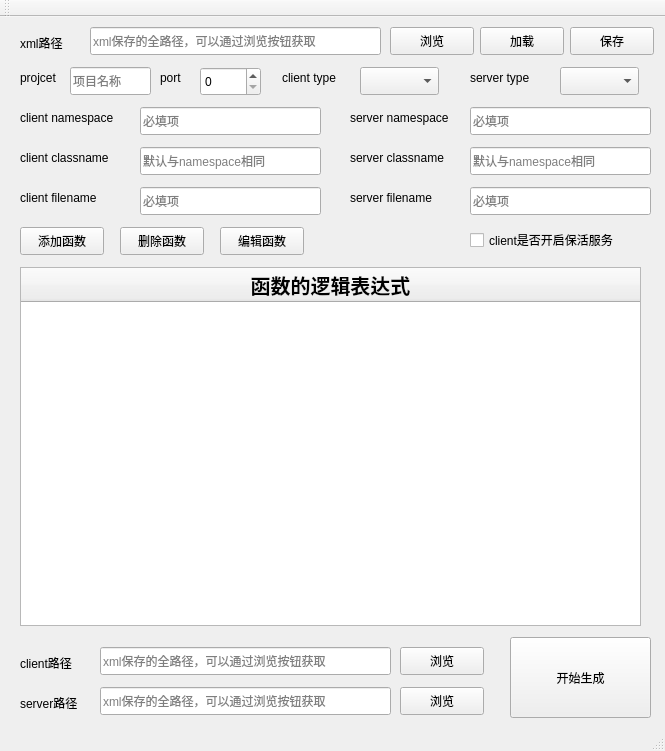
<?xml version="1.0" encoding="UTF-8"?>
<ui version="4.0">
 <class>main_window</class>
 <widget class="QMainWindow" name="main_window">
  <property name="geometry">
   <rect>
    <x>0</x>
    <y>0</y>
    <width>665</width>
    <height>751</height>
   </rect>
  </property>
  <property name="windowTitle">
   <string>通信代码生成工具</string>
  </property>
  <widget class="QWidget" name="centralWidget">
   <widget class="QPushButton" name="load_xml">
    <property name="geometry">
     <rect>
      <x>480</x>
      <y>10</y>
      <width>84</width>
      <height>28</height>
     </rect>
    </property>
    <property name="text">
     <string>加载</string>
    </property>
   </widget>
   <widget class="QPushButton" name="save_xml">
    <property name="geometry">
     <rect>
      <x>570</x>
      <y>10</y>
      <width>84</width>
      <height>28</height>
     </rect>
    </property>
    <property name="text">
     <string>保存</string>
    </property>
   </widget>
   <widget class="QLineEdit" name="xml_path">
    <property name="geometry">
     <rect>
      <x>90</x>
      <y>10</y>
      <width>291</width>
      <height>28</height>
     </rect>
    </property>
    <property name="placeholderText">
     <string>xml保存的全路径，可以通过浏览按钮获取</string>
    </property>
   </widget>
   <widget class="QPushButton" name="view_bt">
    <property name="geometry">
     <rect>
      <x>390</x>
      <y>10</y>
      <width>84</width>
      <height>28</height>
     </rect>
    </property>
    <property name="text">
     <string>浏览</string>
    </property>
   </widget>
   <widget class="QLabel" name="label">
    <property name="geometry">
     <rect>
      <x>20</x>
      <y>10</y>
      <width>63</width>
      <height>31</height>
     </rect>
    </property>
    <property name="text">
     <string>xml路径</string>
    </property>
   </widget>
   <widget class="QLineEdit" name="project">
    <property name="geometry">
     <rect>
      <x>70</x>
      <y>50</y>
      <width>81</width>
      <height>28</height>
     </rect>
    </property>
    <property name="placeholderText">
     <string>项目名称</string>
    </property>
   </widget>
   <widget class="QLabel" name="label_2">
    <property name="geometry">
     <rect>
      <x>20</x>
      <y>40</y>
      <width>63</width>
      <height>41</height>
     </rect>
    </property>
    <property name="text">
     <string>projcet</string>
    </property>
   </widget>
   <widget class="QLabel" name="label_3">
    <property name="geometry">
     <rect>
      <x>160</x>
      <y>40</y>
      <width>63</width>
      <height>41</height>
     </rect>
    </property>
    <property name="text">
     <string>port</string>
    </property>
   </widget>
   <widget class="QLabel" name="label_4">
    <property name="geometry">
     <rect>
      <x>282</x>
      <y>40</y>
      <width>71</width>
      <height>41</height>
     </rect>
    </property>
    <property name="text">
     <string>client type</string>
    </property>
   </widget>
   <widget class="QComboBox" name="comboBox_cli">
    <property name="geometry">
     <rect>
      <x>360</x>
      <y>50</y>
      <width>79</width>
      <height>28</height>
     </rect>
    </property>
   </widget>
   <widget class="QSpinBox" name="port_box">
    <property name="geometry">
     <rect>
      <x>200</x>
      <y>50</y>
      <width>61</width>
      <height>29</height>
     </rect>
    </property>
    <property name="maximum">
     <number>65536</number>
    </property>
   </widget>
   <widget class="QComboBox" name="comboBox_serv">
    <property name="geometry">
     <rect>
      <x>560</x>
      <y>50</y>
      <width>79</width>
      <height>28</height>
     </rect>
    </property>
   </widget>
   <widget class="QLabel" name="label_5">
    <property name="geometry">
     <rect>
      <x>470</x>
      <y>40</y>
      <width>81</width>
      <height>41</height>
     </rect>
    </property>
    <property name="text">
     <string>server type</string>
    </property>
   </widget>
   <widget class="QLabel" name="label_6">
    <property name="geometry">
     <rect>
      <x>20</x>
      <y>80</y>
      <width>121</width>
      <height>41</height>
     </rect>
    </property>
    <property name="text">
     <string>client namespace</string>
    </property>
   </widget>
   <widget class="QLineEdit" name="cli_namespace">
    <property name="geometry">
     <rect>
      <x>140</x>
      <y>90</y>
      <width>181</width>
      <height>28</height>
     </rect>
    </property>
    <property name="placeholderText">
     <string>必填项</string>
    </property>
   </widget>
   <widget class="QLabel" name="label_7">
    <property name="geometry">
     <rect>
      <x>350</x>
      <y>80</y>
      <width>121</width>
      <height>41</height>
     </rect>
    </property>
    <property name="text">
     <string>server namespace</string>
    </property>
   </widget>
   <widget class="QLineEdit" name="serv_namespace">
    <property name="geometry">
     <rect>
      <x>470</x>
      <y>90</y>
      <width>181</width>
      <height>28</height>
     </rect>
    </property>
    <property name="placeholderText">
     <string>必填项</string>
    </property>
   </widget>
   <widget class="QLineEdit" name="serv_classname">
    <property name="geometry">
     <rect>
      <x>470</x>
      <y>130</y>
      <width>181</width>
      <height>28</height>
     </rect>
    </property>
    <property name="placeholderText">
     <string>默认与namespace相同</string>
    </property>
   </widget>
   <widget class="QLabel" name="label_8">
    <property name="geometry">
     <rect>
      <x>20</x>
      <y>120</y>
      <width>121</width>
      <height>41</height>
     </rect>
    </property>
    <property name="text">
     <string>client classname</string>
    </property>
   </widget>
   <widget class="QLineEdit" name="cli_classname">
    <property name="geometry">
     <rect>
      <x>140</x>
      <y>130</y>
      <width>181</width>
      <height>28</height>
     </rect>
    </property>
    <property name="placeholderText">
     <string>默认与namespace相同</string>
    </property>
   </widget>
   <widget class="QLabel" name="label_9">
    <property name="geometry">
     <rect>
      <x>350</x>
      <y>120</y>
      <width>121</width>
      <height>41</height>
     </rect>
    </property>
    <property name="text">
     <string>server classname</string>
    </property>
   </widget>
   <widget class="QLabel" name="label_10">
    <property name="geometry">
     <rect>
      <x>20</x>
      <y>160</y>
      <width>121</width>
      <height>41</height>
     </rect>
    </property>
    <property name="text">
     <string>client filename</string>
    </property>
   </widget>
   <widget class="QLineEdit" name="cli_file">
    <property name="geometry">
     <rect>
      <x>140</x>
      <y>170</y>
      <width>181</width>
      <height>28</height>
     </rect>
    </property>
    <property name="placeholderText">
     <string>必填项</string>
    </property>
   </widget>
   <widget class="QLineEdit" name="serv_file">
    <property name="geometry">
     <rect>
      <x>470</x>
      <y>170</y>
      <width>181</width>
      <height>28</height>
     </rect>
    </property>
    <property name="placeholderText">
     <string>必填项</string>
    </property>
   </widget>
   <widget class="QLabel" name="label_11">
    <property name="geometry">
     <rect>
      <x>350</x>
      <y>160</y>
      <width>121</width>
      <height>41</height>
     </rect>
    </property>
    <property name="text">
     <string>server filename</string>
    </property>
   </widget>
   <widget class="QPushButton" name="add_func">
    <property name="geometry">
     <rect>
      <x>20</x>
      <y>210</y>
      <width>84</width>
      <height>28</height>
     </rect>
    </property>
    <property name="text">
     <string>添加函数</string>
    </property>
   </widget>
   <widget class="QPushButton" name="rm_func">
    <property name="geometry">
     <rect>
      <x>120</x>
      <y>210</y>
      <width>84</width>
      <height>28</height>
     </rect>
    </property>
    <property name="text">
     <string>删除函数</string>
    </property>
   </widget>
   <widget class="QPushButton" name="edit_bt">
    <property name="geometry">
     <rect>
      <x>220</x>
      <y>210</y>
      <width>84</width>
      <height>28</height>
     </rect>
    </property>
    <property name="text">
     <string>编辑函数</string>
    </property>
   </widget>
   <widget class="QPushButton" name="view_bt_cli">
    <property name="geometry">
     <rect>
      <x>400</x>
      <y>630</y>
      <width>84</width>
      <height>28</height>
     </rect>
    </property>
    <property name="text">
     <string>浏览</string>
    </property>
   </widget>
   <widget class="QLabel" name="label_12">
    <property name="geometry">
     <rect>
      <x>20</x>
      <y>630</y>
      <width>71</width>
      <height>31</height>
     </rect>
    </property>
    <property name="text">
     <string>client路径</string>
    </property>
   </widget>
   <widget class="QLineEdit" name="cli_path">
    <property name="geometry">
     <rect>
      <x>100</x>
      <y>630</y>
      <width>291</width>
      <height>28</height>
     </rect>
    </property>
    <property name="placeholderText">
     <string>xml保存的全路径，可以通过浏览按钮获取</string>
    </property>
   </widget>
   <widget class="QPushButton" name="view_bt_server">
    <property name="geometry">
     <rect>
      <x>400</x>
      <y>670</y>
      <width>84</width>
      <height>28</height>
     </rect>
    </property>
    <property name="text">
     <string>浏览</string>
    </property>
   </widget>
   <widget class="QLabel" name="label_13">
    <property name="geometry">
     <rect>
      <x>20</x>
      <y>670</y>
      <width>81</width>
      <height>31</height>
     </rect>
    </property>
    <property name="text">
     <string>server路径</string>
    </property>
   </widget>
   <widget class="QLineEdit" name="server_path">
    <property name="geometry">
     <rect>
      <x>100</x>
      <y>670</y>
      <width>291</width>
      <height>28</height>
     </rect>
    </property>
    <property name="placeholderText">
     <string>xml保存的全路径，可以通过浏览按钮获取</string>
    </property>
   </widget>
   <widget class="QPushButton" name="generate">
    <property name="geometry">
     <rect>
      <x>510</x>
      <y>620</y>
      <width>141</width>
      <height>81</height>
     </rect>
    </property>
    <property name="text">
     <string>开始生成</string>
    </property>
   </widget>
   <widget class="QCheckBox" name="withping">
    <property name="geometry">
     <rect>
      <x>470</x>
      <y>210</y>
      <width>191</width>
      <height>26</height>
     </rect>
    </property>
    <property name="text">
     <string>client是否开启保活服务</string>
    </property>
   </widget>
   <widget class="QTableWidget" name="func_list">
    <property name="enabled">
     <bool>true</bool>
    </property>
    <property name="geometry">
     <rect>
      <x>20</x>
      <y>250</y>
      <width>621</width>
      <height>359</height>
     </rect>
    </property>
    <property name="sizePolicy">
     <sizepolicy hsizetype="Ignored" vsizetype="Ignored">
      <horstretch>0</horstretch>
      <verstretch>0</verstretch>
     </sizepolicy>
    </property>
    <property name="maximumSize">
     <size>
      <width>16777215</width>
      <height>16777215</height>
     </size>
    </property>
    <property name="sizeIncrement">
     <size>
      <width>1</width>
      <height>1</height>
     </size>
    </property>
    <property name="font">
     <font>
      <pointsize>10</pointsize>
      <weight>75</weight>
      <bold>true</bold>
      <kerning>true</kerning>
     </font>
    </property>
    <property name="mouseTracking">
     <bool>true</bool>
    </property>
    <property name="tabletTracking">
     <bool>true</bool>
    </property>
    <property name="focusPolicy">
     <enum>Qt::ClickFocus</enum>
    </property>
    <property name="layoutDirection">
     <enum>Qt::LeftToRight</enum>
    </property>
    <property name="autoFillBackground">
     <bool>true</bool>
    </property>
    <property name="frameShape">
     <enum>QFrame::StyledPanel</enum>
    </property>
    <property name="frameShadow">
     <enum>QFrame::Raised</enum>
    </property>
    <property name="lineWidth">
     <number>20</number>
    </property>
    <property name="horizontalScrollBarPolicy">
     <enum>Qt::ScrollBarAsNeeded</enum>
    </property>
    <property name="sizeAdjustPolicy">
     <enum>QAbstractScrollArea::AdjustToContents</enum>
    </property>
    <property name="autoScroll">
     <bool>true</bool>
    </property>
    <property name="tabKeyNavigation">
     <bool>false</bool>
    </property>
    <property name="showDropIndicator" stdset="0">
     <bool>false</bool>
    </property>
    <property name="dragDropOverwriteMode">
     <bool>false</bool>
    </property>
    <property name="alternatingRowColors">
     <bool>true</bool>
    </property>
    <property name="selectionMode">
     <enum>QAbstractItemView::SingleSelection</enum>
    </property>
    <property name="selectionBehavior">
     <enum>QAbstractItemView::SelectRows</enum>
    </property>
    <property name="verticalScrollMode">
     <enum>QAbstractItemView::ScrollPerPixel</enum>
    </property>
    <property name="horizontalScrollMode">
     <enum>QAbstractItemView::ScrollPerPixel</enum>
    </property>
    <property name="gridStyle">
     <enum>Qt::CustomDashLine</enum>
    </property>
    <property name="columnCount">
     <number>1</number>
    </property>
    <attribute name="horizontalHeaderCascadingSectionResizes">
     <bool>false</bool>
    </attribute>
    <attribute name="horizontalHeaderDefaultSectionSize">
     <number>619</number>
    </attribute>
    <attribute name="horizontalHeaderMinimumSectionSize">
     <number>50</number>
    </attribute>
    <attribute name="verticalHeaderCascadingSectionResizes">
     <bool>false</bool>
    </attribute>
    <attribute name="verticalHeaderDefaultSectionSize">
     <number>60</number>
    </attribute>
    <attribute name="verticalHeaderHighlightSections">
     <bool>false</bool>
    </attribute>
    <attribute name="verticalHeaderShowSortIndicator" stdset="0">
     <bool>true</bool>
    </attribute>
    <attribute name="verticalHeaderStretchLastSection">
     <bool>true</bool>
    </attribute>
    <column>
     <property name="text">
      <string>函数的逻辑表达式</string>
     </property>
     <property name="font">
      <font>
       <pointsize>15</pointsize>
       <weight>75</weight>
       <bold>true</bold>
      </font>
     </property>
    </column>
   </widget>
  </widget>
  <widget class="QToolBar" name="mainToolBar">
   <attribute name="toolBarArea">
    <enum>TopToolBarArea</enum>
   </attribute>
   <attribute name="toolBarBreak">
    <bool>false</bool>
   </attribute>
  </widget>
  <widget class="QStatusBar" name="statusBar"/>
 </widget>
 <layoutdefault spacing="6" margin="11"/>
 <resources/>
 <connections/>
</ui>
